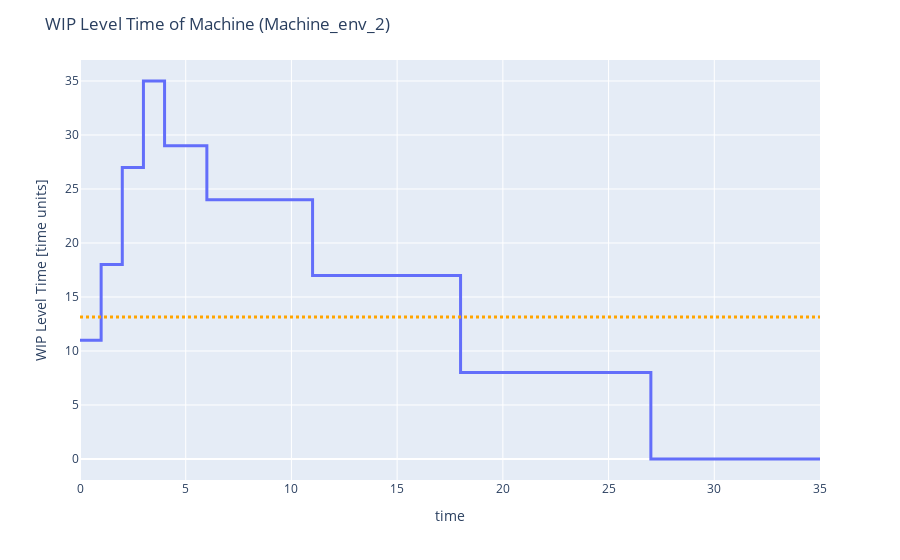

The code cell stored with this chart in its notebook:
### Code cell
ret = m.draw_WIP_level(use_num_jobs_metric=False)

### Figure 1 — Plotly figure (JSON) as saved in the notebook; plotly's stock layout.template omitted (floating-point values rounded to 4 significant figures)
{"data": [{"hovertemplate": "x=%{x}<br>y=%{y}<extra></extra>", "legendgroup": "", "line": {"color": "#636efa", "dash": "solid", "shape": "vh", "width": 3}, "marker": {"symbol": "circle"}, "mode": "lines", "name": "", "orientation": "v", "showlegend": false, "type": "scatter", "x": [0, 1, 2, 3, 4, 6, 11, 18, 27, 35], "xaxis": "x", "y": [11, 11, 18, 27, 35, 29, 24, 17, 8, 0], "yaxis": "y"}], "layout": {"legend": {"tracegroupgap": 0}, "margin": {"t": 60}, "shapes": [{"line": {"color": "orange", "dash": "dot", "width": 3}, "type": "line", "x0": 0, "x1": 1, "xref": "x domain", "y0": 13.14, "y1": 13.14, "yref": "y"}], "title": {"text": "WIP Level Time of Machine (Machine_env_2)"}, "xaxis": {"anchor": "y", "domain": [0, 1], "title": {"text": "time"}}, "yaxis": {"anchor": "x", "domain": [0, 1], "title": {"text": "WIP Level Time [time units]"}}}}
